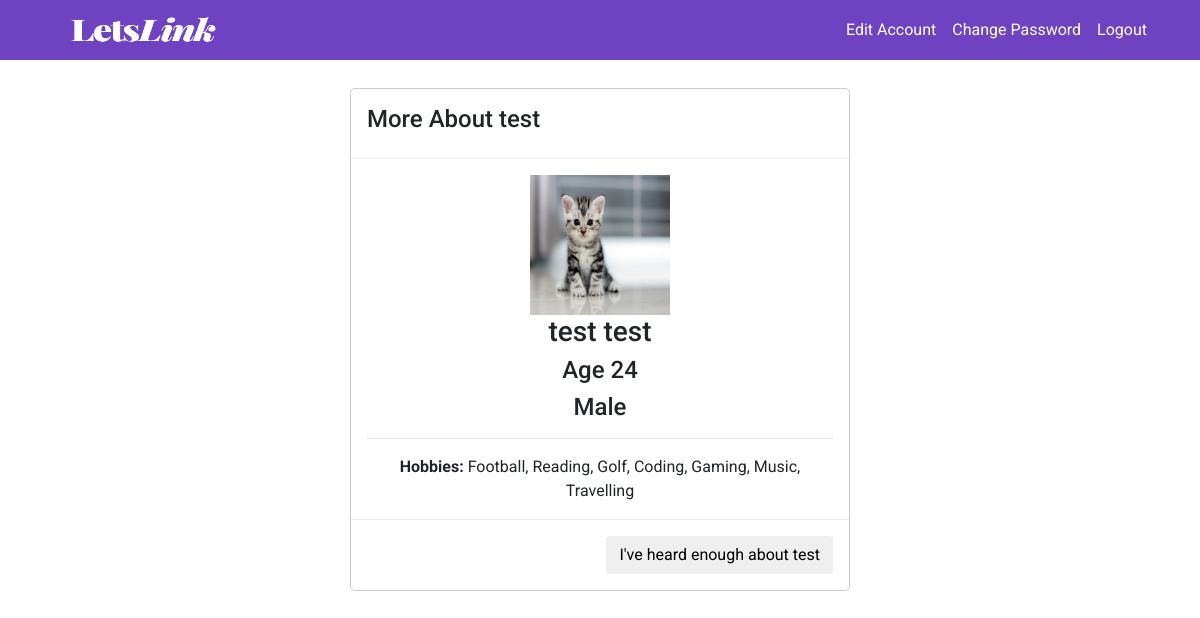
The app's page /mainApp/openProfile/?them=test (signed in) with its own data.
### mainApp/models.py (models this page shows, shortened)
class UserProfile(User):
    image = models.ImageField(upload_to='images', blank=True)
    genderChoices = (
        ('Male', 'Male'),
        ('Female', 'Female'),
        ('Other', 'Other'),
    )
    gender = models.CharField(max_length=10, choices=genderChoices)
    dob = models.DateField(max_length=8)
    matches = ListTextField(
        base_field=models.CharField(max_length=150),
    )
    likes = ListTextField(
        base_field=models.CharField(max_length=150),
    )
    rejects = ListTextField(
        base_field=models.CharField(max_length=150),
    )

class Hobby(models.Model):
    hobbyName = models.CharField(max_length=100)
    users = models.ManyToManyField(UserProfile)

### mainApp/views.py (the view)
    def check_loggedin(request):
        if 'username' in request.session:
            username = request.session['username']
            user = UserProfile.objects.get(username=username)
            return view(request, user)
        else:
            return render(request,'mainApp/loginError.html')

### mainApp/views.py (called while the page is built)
def loggedin(view):
    def check_loggedin(request):
        if 'username' in request.session:
            username = request.session['username']
            user = UserProfile.objects.get(username=username)
            return view(request, user)
        else:
            return render(request,'mainApp/loginError.html')
    return check_loggedin

def getAge(dob):
    today = datetime.date.today()
    return today.year - dob.year - ((today.month, today.day) < (dob.month, dob.day))

def myHobbyNames(myHobbies):
    myHobbyList = []
    for myhob in myHobbies:
        myHobbyList.append(myhob.hobbyName)
    return myHobbyList

def getUserContext(user):
    context = {
        'username': user.username,
        'first_name': user.first_name,
        'last_name': user.last_name,
        'email': user.email,
        'age': getAge(user.dob),
        'gender': user.gender,
        'image': user.image,
    }
    return context

@loggedin
def openProfile(request, user):
    them = UserProfile.objects.get(username=request.GET['them'])
    theirHobbies = Hobby.objects.filter(users__username=them.username)
    context = getUserContext(them)
    context['theirHobbies'] = myHobbyNames(theirHobbies)
    return render(request, 'mainApp/profile.html', context)

### mainApp/templates/mainApp/profile.html
{% extends "mainApp/base.html" %}
{% block content %}
<div class="modal-dialog">
  <div class="modal-content">
    <div class="modal-header">
      <h4>More About {{first_name}}</h4>
    </div>
    <div class="modal-body">
      <center>
        <img src="/media/{{image}}" name="aboutme" width="140" height="140" border="0" class="img-circle">
        <h3 class="media-heading">{{first_name}} {{last_name}}</h3>
        <h4>Age {{age}}</h4>
        <h4> {{gender}}</h4>
        <hr>
        <span><strong>Hobbies: </strong></span>
        {% for hobby in theirHobbies %}
        <span>{{hobby}}{% if not forloop.last %},
          {% endif %}
        </span>
        {% endfor %}
      </center>
    </div>
    <div class="modal-footer">
      <center>
        <a href="{% url 'homePageOpen' %}"><button type="button" class="btn btn-default" data-dismiss="modal">I've heard enough about {{first_name}}</button></a>
      </center>
    </div>
  </div>
</div>
{% endblock %}

### mainApp/static/mainApp/homePage.css (style rules this page uses)
body { font-family: 'Roboto', sans-serif !important; }

### records on screen
UserProfile: image (picture), gender "Male"
Hobby: theirHobbies "Football"
Hobby: theirHobbies "Reading"
Hobby: theirHobbies "Golf"
Hobby: theirHobbies "Coding"
Hobby: theirHobbies "Gaming"
Hobby: theirHobbies "Music"
Hobby: theirHobbies "Travelling"

### other values on screen
{{ first_name }} "test"
{{ last_name }} "test"
{{ age }} "24"
